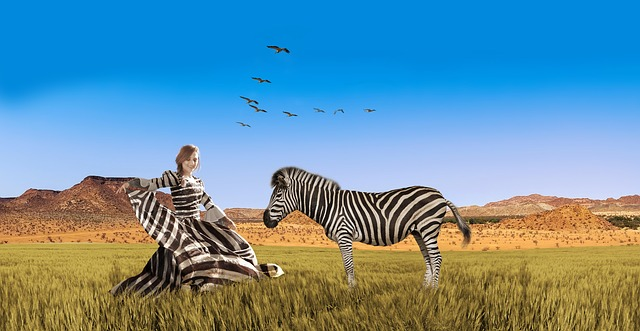
#> input picture hw2/data/Problem2/zebra.jpg, 640 x 331 px
$ jupyter execute Problem2-a-ii__color_segmentation_Using_RGB.ipynb
#> lines starting #> are read from the running program, lines starting #| are printed output that depends on the picture
[cell 1]
from skimage import io, color # RGB2Lab
from sklearn.cluster import KMeans

import matplotlib.image as mpimg # cmap
import matplotlib.pyplot as plt #cmap

[cell 2]
rgb = io.imread("./data/Problem2/zebra.jpg")
#> rgb is the input picture: shape (331, 640, 3); mean R, G, B 103.3, 144.7, 162.9
lab = color.rgb2lab(rgb)
#> lab: shape (331, 640, 3) float64; mean of channels 0, 1, 2 59.4, 1.7, -10.6
lab.shape
#> Out = (331, 640, 3)

[cell 3]
kmeans = KMeans(n_clusters=10, random_state=0, max_iter=1000).fit(lab.reshape(-1, 3))
kmeans.labels_

[cell 4]
def get_cmap(n, name='hsv'):
    '''Returns a function that maps each index in 0, 1, ..., n-1 to a distinct
    RGB color; the keyword argument name must be a standard mpl colormap name.'''
    return plt.cm.get_cmap(name, n)

def show_cmap(cmap):
    N = 10
    fig=plt.figure()
    ax=fig.add_subplot(111)
    plt.axis('scaled')
    ax.set_xlim([ 0, N])
    ax.set_ylim([-0.5, 0.5])
    for i in range(N):
        rect = plt.Rectangle((i, -0.5), 1, 1, facecolor=cmap(i))
        ax.add_artist(rect)
    ax.set_yticks([])
    plt.show()
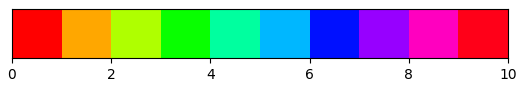
#> figure drawn by matplotlib, 1 panel

cmap = get_cmap(10)
show_cmap(cmap)

[cell 5]
lab_color_sgmnt = kmeans.labels_.reshape(331, 640)
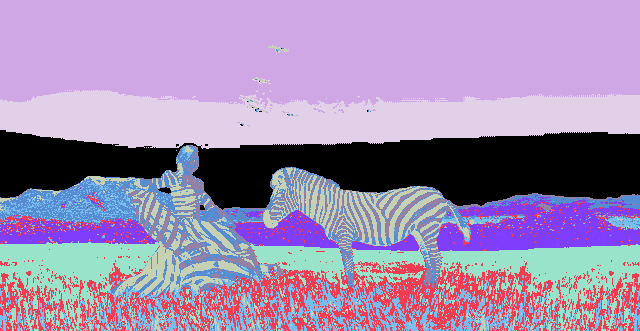
#> lab_color_sgmnt: shape (331, 640) int32; 10 distinct labels, from 0 to 9; one colour per label, 0 black
plt.imsave("./output/zebra_colorSegmentation_lab.jpg", lab_color_sgmnt, cmap=cmap)
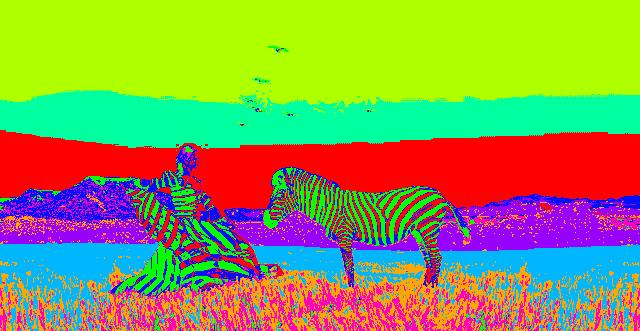
#> saved as zebra_colorSegmentation_lab.jpg: shape (331, 640, 3); mean R, G, B 142.7, 154.3, 83.5
